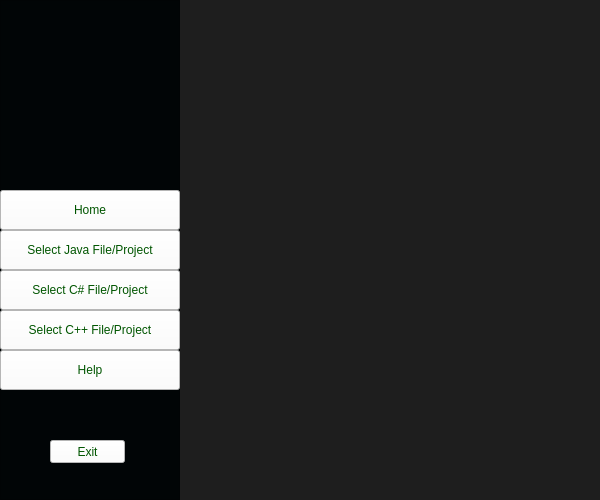
<?xml version="1.0" encoding="UTF-8"?>
<ui version="4.0">
 <class>MainWindow</class>
 <widget class="QMainWindow" name="MainWindow">
  <property name="geometry">
   <rect>
    <x>0</x>
    <y>0</y>
    <width>600</width>
    <height>500</height>
   </rect>
  </property>
  <property name="windowTitle">
   <string>MainWindow</string>
  </property>
  <property name="windowIcon">
   <iconset>
    <normaloff>photos/ee.PNG</normaloff>photos/ee.PNG</iconset>
  </property>
  <widget class="QWidget" name="centralwidget">
   <widget class="QFrame" name="frameMenu">
    <property name="geometry">
     <rect>
      <x>0</x>
      <y>0</y>
      <width>180</width>
      <height>500</height>
     </rect>
    </property>
    <property name="styleSheet">
     <string notr="true">background-color: rgb(1, 5, 6);</string>
    </property>
    <property name="frameShape">
     <enum>QFrame::StyledPanel</enum>
    </property>
    <property name="frameShadow">
     <enum>QFrame::Raised</enum>
    </property>
    <widget class="QPushButton" name="b1">
     <property name="geometry">
      <rect>
       <x>0</x>
       <y>230</y>
       <width>180</width>
       <height>40</height>
      </rect>
     </property>
     <property name="styleSheet">
      <string notr="true">color: rgb(0, 85, 0);
background-color: rgb(255, 255, 255);</string>
     </property>
     <property name="text">
      <string>Select Java File/Project</string>
     </property>
     <property name="icon">
      <iconset>
       <normaloff>photos/download.png</normaloff>photos/download.png</iconset>
     </property>
    </widget>
    <widget class="QPushButton" name="b2">
     <property name="geometry">
      <rect>
       <x>0</x>
       <y>270</y>
       <width>180</width>
       <height>40</height>
      </rect>
     </property>
     <property name="styleSheet">
      <string notr="true">color: rgb(0, 85, 0);
background-color: rgb(255, 255, 255);</string>
     </property>
     <property name="text">
      <string>Select C# File/Project</string>
     </property>
     <property name="icon">
      <iconset>
       <normaloff>photos/C#.png</normaloff>photos/C#.png</iconset>
     </property>
    </widget>
    <widget class="QPushButton" name="b3">
     <property name="geometry">
      <rect>
       <x>0</x>
       <y>310</y>
       <width>180</width>
       <height>40</height>
      </rect>
     </property>
     <property name="styleSheet">
      <string notr="true">color: rgb(0, 85, 0);
background-color: rgb(255, 255, 255);</string>
     </property>
     <property name="text">
      <string>Select C++ File/Project</string>
     </property>
     <property name="icon">
      <iconset>
       <normaloff>photos/c++.png</normaloff>photos/c++.png</iconset>
     </property>
    </widget>
    <widget class="QPushButton" name="homeButton">
     <property name="geometry">
      <rect>
       <x>0</x>
       <y>190</y>
       <width>180</width>
       <height>40</height>
      </rect>
     </property>
     <property name="styleSheet">
      <string notr="true">color: rgb(0, 85, 0);
background-color: rgb(255, 255, 255);</string>
     </property>
     <property name="text">
      <string>Home</string>
     </property>
     <property name="icon">
      <iconset>
       <normaloff>photos/ho.png</normaloff>photos/ho.png</iconset>
     </property>
    </widget>
    <widget class="QPushButton" name="HelpButton">
     <property name="geometry">
      <rect>
       <x>0</x>
       <y>350</y>
       <width>180</width>
       <height>40</height>
      </rect>
     </property>
     <property name="styleSheet">
      <string notr="true">color: rgb(0, 85, 0);
background-color: rgb(255, 255, 255);</string>
     </property>
     <property name="text">
      <string>Help</string>
     </property>
     <property name="icon">
      <iconset>
       <normaloff>photos/HelpButton.png</normaloff>photos/HelpButton.png</iconset>
     </property>
    </widget>
    <widget class="QPushButton" name="ExitButton">
     <property name="geometry">
      <rect>
       <x>50</x>
       <y>440</y>
       <width>75</width>
       <height>23</height>
      </rect>
     </property>
     <property name="styleSheet">
      <string notr="true">color: rgb(0, 85, 0);
background-color: rgb(255, 255, 255);</string>
     </property>
     <property name="text">
      <string>Exit</string>
     </property>
     <property name="icon">
      <iconset>
       <normaloff>photos/exitButton.png</normaloff>photos/exitButton.png</iconset>
     </property>
    </widget>
    <widget class="QLabel" name="topLogo">
     <property name="geometry">
      <rect>
       <x>20</x>
       <y>20</y>
       <width>141</width>
       <height>141</height>
      </rect>
     </property>
     <property name="styleSheet">
      <string notr="true">border-radius: 50%;</string>
     </property>
     <property name="text">
      <string/>
     </property>
     <property name="pixmap">
      <pixmap>photos/t3.PNG</pixmap>
     </property>
    </widget>
   </widget>
   <widget class="QStackedWidget" name="stack">
    <property name="geometry">
     <rect>
      <x>180</x>
      <y>0</y>
      <width>421</width>
      <height>500</height>
     </rect>
    </property>
    <property name="styleSheet">
     <string notr="true">background-color: rgb(30, 30, 30);</string>
    </property>
    <property name="currentIndex">
     <number>0</number>
    </property>
    <widget class="QWidget" name="p0">
     <widget class="QLabel" name="label">
      <property name="geometry">
       <rect>
        <x>70</x>
        <y>100</y>
        <width>271</width>
        <height>301</height>
       </rect>
      </property>
      <property name="text">
       <string/>
      </property>
      <property name="pixmap">
       <pixmap>photos/logo2.PNG</pixmap>
      </property>
     </widget>
    </widget>
    <widget class="QWidget" name="p1">
     <widget class="QFrame" name="frame1">
      <property name="geometry">
       <rect>
        <x>0</x>
        <y>0</y>
        <width>411</width>
        <height>500</height>
       </rect>
      </property>
      <property name="styleSheet">
       <string notr="true">background-color: rgb(30, 30, 30);</string>
      </property>
      <property name="frameShape">
       <enum>QFrame::StyledPanel</enum>
      </property>
      <property name="frameShadow">
       <enum>QFrame::Raised</enum>
      </property>
      <widget class="QPushButton" name="bj1">
       <property name="geometry">
        <rect>
         <x>110</x>
         <y>310</y>
         <width>180</width>
         <height>34</height>
        </rect>
       </property>
       <property name="styleSheet">
        <string notr="true">color: rgb(0, 85, 0);
background-color: rgb(255, 255, 255);</string>
       </property>
       <property name="text">
        <string>Choose File</string>
       </property>
       <property name="icon">
        <iconset>
         <normaloff>photos/file.png</normaloff>photos/file.png</iconset>
       </property>
      </widget>
      <widget class="QPushButton" name="bj2">
       <property name="geometry">
        <rect>
         <x>110</x>
         <y>390</y>
         <width>180</width>
         <height>34</height>
        </rect>
       </property>
       <property name="styleSheet">
        <string notr="true">color: rgb(0, 85, 0);
background-color: rgb(255, 255, 255);</string>
       </property>
       <property name="text">
        <string>Choose Folder</string>
       </property>
       <property name="icon">
        <iconset>
         <normaloff>photos/Folder.png</normaloff>photos/Folder.png</iconset>
       </property>
      </widget>
      <widget class="QLabel" name="bj">
       <property name="geometry">
        <rect>
         <x>100</x>
         <y>10</y>
         <width>241</width>
         <height>261</height>
        </rect>
       </property>
       <property name="text">
        <string/>
       </property>
       <property name="pixmap">
        <pixmap>photos/download.png</pixmap>
       </property>
      </widget>
     </widget>
    </widget>
    <widget class="QWidget" name="p2">
     <widget class="QFrame" name="frame2">
      <property name="geometry">
       <rect>
        <x>0</x>
        <y>0</y>
        <width>411</width>
        <height>500</height>
       </rect>
      </property>
      <property name="styleSheet">
       <string notr="true">background-color: rgb(30, 30, 30);</string>
      </property>
      <property name="frameShape">
       <enum>QFrame::StyledPanel</enum>
      </property>
      <property name="frameShadow">
       <enum>QFrame::Raised</enum>
      </property>
      <widget class="QPushButton" name="bc1">
       <property name="geometry">
        <rect>
         <x>100</x>
         <y>310</y>
         <width>180</width>
         <height>34</height>
        </rect>
       </property>
       <property name="styleSheet">
        <string notr="true">color: rgb(0, 85, 0);
background-color: rgb(255, 255, 255);</string>
       </property>
       <property name="text">
        <string>Choose File</string>
       </property>
       <property name="icon">
        <iconset>
         <normaloff>photos/file.png</normaloff>photos/file.png</iconset>
       </property>
      </widget>
      <widget class="QPushButton" name="bc2">
       <property name="geometry">
        <rect>
         <x>100</x>
         <y>390</y>
         <width>180</width>
         <height>34</height>
        </rect>
       </property>
       <property name="styleSheet">
        <string notr="true">color: rgb(0, 85, 0);
background-color: rgb(255, 255, 255);</string>
       </property>
       <property name="text">
        <string>Choose Folder</string>
       </property>
       <property name="icon">
        <iconset>
         <normaloff>photos/Folder.png</normaloff>photos/Folder.png</iconset>
       </property>
      </widget>
      <widget class="QLabel" name="bc">
       <property name="geometry">
        <rect>
         <x>100</x>
         <y>10</y>
         <width>251</width>
         <height>231</height>
        </rect>
       </property>
       <property name="text">
        <string/>
       </property>
       <property name="pixmap">
        <pixmap>photos/c++.png</pixmap>
       </property>
      </widget>
     </widget>
    </widget>
    <widget class="QWidget" name="p3">
     <widget class="QFrame" name="frame3">
      <property name="geometry">
       <rect>
        <x>0</x>
        <y>0</y>
        <width>411</width>
        <height>500</height>
       </rect>
      </property>
      <property name="styleSheet">
       <string notr="true">background-color: rgb(30, 30, 30);</string>
      </property>
      <property name="frameShape">
       <enum>QFrame::StyledPanel</enum>
      </property>
      <property name="frameShadow">
       <enum>QFrame::Raised</enum>
      </property>
      <widget class="QPushButton" name="bcs1">
       <property name="geometry">
        <rect>
         <x>100</x>
         <y>310</y>
         <width>180</width>
         <height>34</height>
        </rect>
       </property>
       <property name="styleSheet">
        <string notr="true">color: rgb(0, 85, 0);
background-color: rgb(255, 255, 255);</string>
       </property>
       <property name="text">
        <string>Choose File</string>
       </property>
       <property name="icon">
        <iconset>
         <normaloff>photos/file.png</normaloff>photos/file.png</iconset>
       </property>
      </widget>
      <widget class="QPushButton" name="bcs2">
       <property name="geometry">
        <rect>
         <x>100</x>
         <y>390</y>
         <width>180</width>
         <height>34</height>
        </rect>
       </property>
       <property name="styleSheet">
        <string notr="true">color: rgb(0, 85, 0);
background-color: rgb(255, 255, 255);</string>
       </property>
       <property name="text">
        <string>Choose Folder</string>
       </property>
       <property name="icon">
        <iconset>
         <normaloff>photos/Folder.png</normaloff>photos/Folder.png</iconset>
       </property>
      </widget>
      <widget class="QLabel" name="bcs">
       <property name="geometry">
        <rect>
         <x>100</x>
         <y>10</y>
         <width>251</width>
         <height>231</height>
        </rect>
       </property>
       <property name="text">
        <string/>
       </property>
       <property name="pixmap">
        <pixmap>photos/C#.png</pixmap>
       </property>
      </widget>
     </widget>
    </widget>
    <widget class="QWidget" name="p4">
     <widget class="QWidget" name="gridLayoutWidget_4">
      <property name="geometry">
       <rect>
        <x>10</x>
        <y>60</y>
        <width>401</width>
        <height>361</height>
       </rect>
      </property>
      <layout class="QGridLayout" name="grid">
       <item row="0" column="0">
        <widget class="QFrame" name="frame4">
         <property name="frameShape">
          <enum>QFrame::StyledPanel</enum>
         </property>
         <property name="frameShadow">
          <enum>QFrame::Raised</enum>
         </property>
         <widget class="QTableWidget" name="table1">
          <property name="geometry">
           <rect>
            <x>10</x>
            <y>50</y>
            <width>101</width>
            <height>291</height>
           </rect>
          </property>
          <property name="styleSheet">
           <string notr="true">color: rgb(0, 0, 0);
background-color: rgb(85, 170, 255);
hover {background-color:#0277bd};</string>
          </property>
          <column>
           <property name="text">
            <string>Variables</string>
           </property>
           <property name="font">
            <font>
             <weight>75</weight>
             <bold>true</bold>
             <underline>true</underline>
            </font>
           </property>
           <property name="textAlignment">
            <set>AlignCenter</set>
           </property>
           <property name="background">
            <color>
             <red>85</red>
             <green>170</green>
             <blue>255</blue>
            </color>
           </property>
          </column>
         </widget>
         <widget class="QTableWidget" name="table2">
          <property name="geometry">
           <rect>
            <x>140</x>
            <y>50</y>
            <width>101</width>
            <height>291</height>
           </rect>
          </property>
          <property name="styleSheet">
           <string notr="true">color: rgb(0, 0, 0);
background-color: rgb(85, 170, 255);
hover {background-color:#0277bd};</string>
          </property>
          <column>
           <property name="text">
            <string>Methods</string>
           </property>
           <property name="font">
            <font>
             <weight>75</weight>
             <bold>true</bold>
             <underline>true</underline>
             <strikeout>false</strikeout>
             <kerning>true</kerning>
            </font>
           </property>
           <property name="textAlignment">
            <set>AlignCenter</set>
           </property>
           <property name="background">
            <color>
             <red>85</red>
             <green>170</green>
             <blue>255</blue>
            </color>
           </property>
          </column>
         </widget>
         <widget class="QLabel" name="lbl">
          <property name="geometry">
           <rect>
            <x>10</x>
            <y>10</y>
            <width>331</width>
            <height>20</height>
           </rect>
          </property>
          <property name="styleSheet">
           <string notr="true">font: 8pt &quot;MS Shell Dlg 2&quot;;
color: rgb(255, 255, 255);
font-weight:bold;</string>
          </property>
          <property name="text">
           <string>ClassName Extends ClassName</string>
          </property>
         </widget>
         <widget class="QTableWidget" name="table3">
          <property name="geometry">
           <rect>
            <x>270</x>
            <y>50</y>
            <width>101</width>
            <height>291</height>
           </rect>
          </property>
          <property name="styleSheet">
           <string notr="true">color: rgb(0, 0, 0);
background-color: rgb(85, 170, 255);
hover {background-color:#0277bd};</string>
          </property>
          <column>
           <property name="text">
            <string>Interfaces</string>
           </property>
           <property name="font">
            <font>
             <weight>75</weight>
             <bold>true</bold>
             <underline>true</underline>
            </font>
           </property>
           <property name="textAlignment">
            <set>AlignCenter</set>
           </property>
           <property name="background">
            <color>
             <red>85</red>
             <green>170</green>
             <blue>255</blue>
            </color>
           </property>
          </column>
         </widget>
         <widget class="QScrollBar" name="verticalScrollBar">
          <property name="geometry">
           <rect>
            <x>380</x>
            <y>0</y>
            <width>16</width>
            <height>160</height>
           </rect>
          </property>
          <property name="orientation">
           <enum>Qt::Vertical</enum>
          </property>
         </widget>
        </widget>
       </item>
      </layout>
     </widget>
    </widget>
   </widget>
  </widget>
 </widget>
 <resources/>
 <connections/>
</ui>
